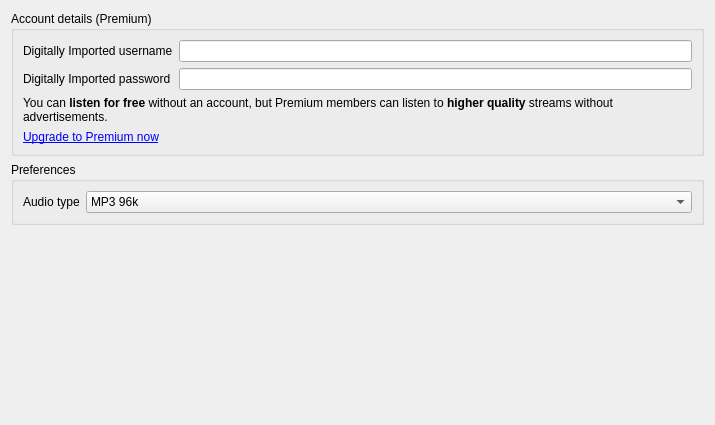
<?xml version="1.0" encoding="UTF-8"?>
<ui version="4.0">
 <class>DigitallyImportedSettingsPage</class>
 <widget class="QWidget" name="DigitallyImportedSettingsPage">
  <property name="geometry">
   <rect>
    <x>0</x>
    <y>0</y>
    <width>715</width>
    <height>425</height>
   </rect>
  </property>
  <property name="windowTitle">
   <string>Digitally Imported</string>
  </property>
  <layout class="QVBoxLayout" name="verticalLayout">
   <item>
    <widget class="QGroupBox" name="groupBox_10">
     <property name="sizePolicy">
      <sizepolicy hsizetype="Preferred" vsizetype="Maximum">
       <horstretch>0</horstretch>
       <verstretch>0</verstretch>
      </sizepolicy>
     </property>
     <property name="title">
      <string>Account details (Premium)</string>
     </property>
     <layout class="QGridLayout" name="gridLayout_3">
      <item row="0" column="0">
       <widget class="QLabel" name="label_22">
        <property name="text">
         <string>Digitally Imported username</string>
        </property>
       </widget>
      </item>
      <item row="0" column="1">
       <widget class="QLineEdit" name="username"/>
      </item>
      <item row="1" column="0">
       <widget class="QLabel" name="label_23">
        <property name="text">
         <string>Digitally Imported password</string>
        </property>
       </widget>
      </item>
      <item row="1" column="1">
       <widget class="QLineEdit" name="password">
        <property name="echoMode">
         <enum>QLineEdit::Password</enum>
        </property>
       </widget>
      </item>
      <item row="2" column="0" colspan="2">
       <widget class="QLabel" name="label_24">
        <property name="text">
         <string>You can &lt;b&gt;listen for free&lt;/b&gt; without an account, but Premium members can listen to &lt;b&gt;higher quality&lt;/b&gt; streams without advertisements.</string>
        </property>
        <property name="wordWrap">
         <bool>true</bool>
        </property>
       </widget>
      </item>
      <item row="3" column="0" colspan="2">
       <widget class="QLabel" name="upgrade_link">
        <property name="text">
         <string>&lt;a href=&quot;http://www.di.fm/premium/&quot;&gt;Upgrade to Premium now&lt;/a&gt;</string>
        </property>
        <property name="openExternalLinks">
         <bool>true</bool>
        </property>
        <property name="textInteractionFlags">
         <set>Qt::LinksAccessibleByKeyboard|Qt::LinksAccessibleByMouse</set>
        </property>
       </widget>
      </item>
     </layout>
    </widget>
   </item>
   <item>
    <widget class="QGroupBox" name="groupBox_9">
     <property name="sizePolicy">
      <sizepolicy hsizetype="Preferred" vsizetype="Maximum">
       <horstretch>0</horstretch>
       <verstretch>0</verstretch>
      </sizepolicy>
     </property>
     <property name="title">
      <string>Preferences</string>
     </property>
     <layout class="QFormLayout" name="formLayout_2">
      <item row="0" column="0">
       <widget class="QLabel" name="label_21">
        <property name="text">
         <string>Audio type</string>
        </property>
       </widget>
      </item>
      <item row="0" column="1">
       <widget class="QComboBox" name="audio_type">
        <item>
         <property name="text">
          <string>MP3 96k</string>
         </property>
        </item>
        <item>
         <property name="text">
          <string>MP3 256k (Premium only)</string>
         </property>
        </item>
        <item>
         <property name="text">
          <string>AAC 32k</string>
         </property>
        </item>
        <item>
         <property name="text">
          <string>AAC 64k (Premium only)</string>
         </property>
        </item>
        <item>
         <property name="text">
          <string>AAC 128k (Premium only)</string>
         </property>
        </item>
        <item>
         <property name="text">
          <string>Windows Media 40k</string>
         </property>
        </item>
        <item>
         <property name="text">
          <string>Windows Media 64k (Premium only)</string>
         </property>
        </item>
        <item>
         <property name="text">
          <string>Windows Media 128k (Premium only)</string>
         </property>
        </item>
       </widget>
      </item>
     </layout>
    </widget>
   </item>
   <item>
    <spacer name="verticalSpacer_7">
     <property name="orientation">
      <enum>Qt::Vertical</enum>
     </property>
     <property name="sizeHint" stdset="0">
      <size>
       <width>20</width>
       <height>166</height>
      </size>
     </property>
    </spacer>
   </item>
  </layout>
 </widget>
 <resources/>
 <connections/>
</ui>
